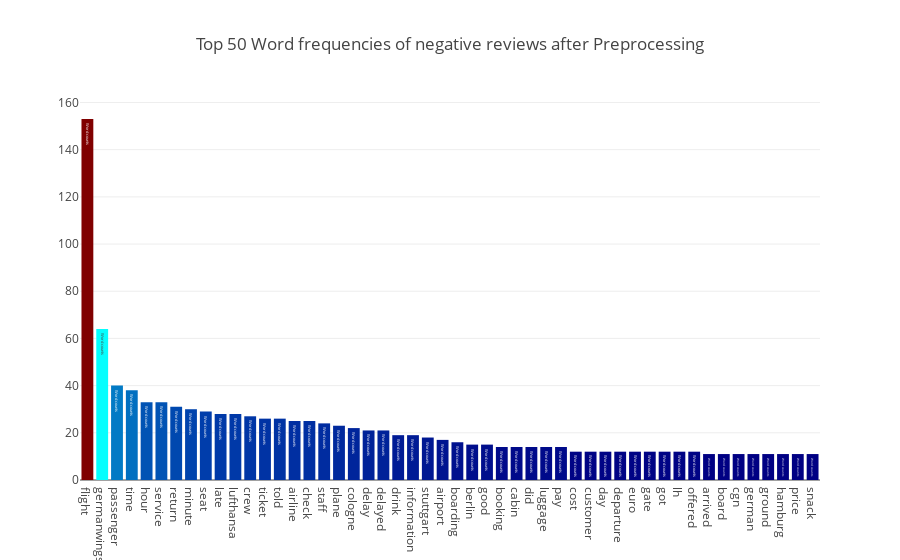

The notebook cell saved with this chart:
### Code cell
neg_text = list(neg_review)
show_word_frequencies(neg_text, title='Top 50 Word frequencies of negative reviews after Preprocessing')

### Figure 1 — Plotly figure (JSON) as saved in the notebook; plotly's stock layout.template omitted (floating-point values rounded to 4 significant figures)
{"data": [{"marker": {"color": [153, 64, 40, 38, 33, 33, 31, 30, 29, 28, 28, 27, 26, 26, 25, 25, 24, 23, 22, 21, 21, 19, 19, 18, 17, 16, 15, 15, 14, 14, 14, 14, 14, 12, 12, 12, 12, 12, 12, 12, 12, 12, 11, 11, 11, 11, 11, 11, 11, 11], "colorscale": "Jet"}, "text": "Word counts", "type": "bar", "uid": "88223da7-d077-4d9e-8914-91a08c875fca", "x": ["flight", "germanwings", "passenger", "time", "hour", "service", "return", "minute", "seat", "late", "lufthansa", "crew", "ticket", "told", "airline", "check", "staff", "plane", "cologne", "delay", "delayed", "drink", "information", "stuttgart", "airport", "boarding", "berlin", "good", "booking", "cabin", "did", "luggage", "pay", "cost", "customer", "day", "departure", "euro", "gate", "got", "lh", "offered", "arrived", "board", "cgn", "german", "ground", "hamburg", "price", "snack"], "y": [153, 64, 40, 38, 33, 33, 31, 30, 29, 28, 28, 27, 26, 26, 25, 25, 24, 23, 22, 21, 21, 19, 19, 18, 17, 16, 15, 15, 14, 14, 14, 14, 14, 12, 12, 12, 12, 12, 12, 12, 12, 12, 11, 11, 11, 11, 11, 11, 11, 11]}], "layout": {"title": {"text": "Top 50 Word frequencies of negative reviews after Preprocessing"}}}
